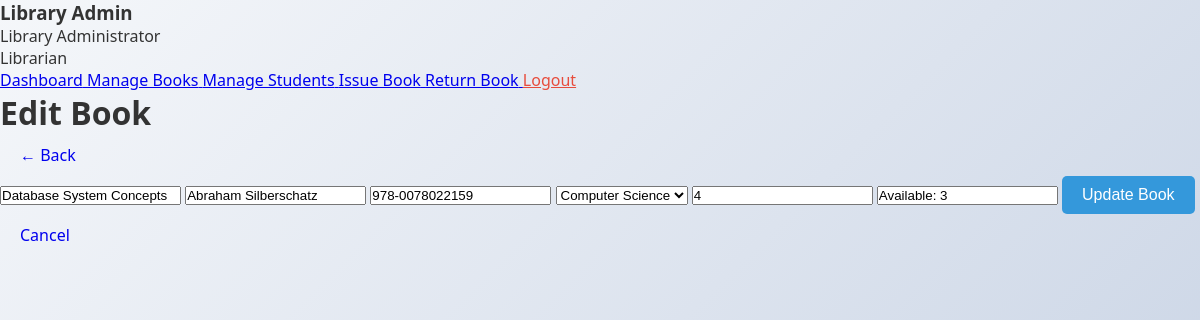
The app's page /admin/edit_book.php?id=3 (signed in), older data.
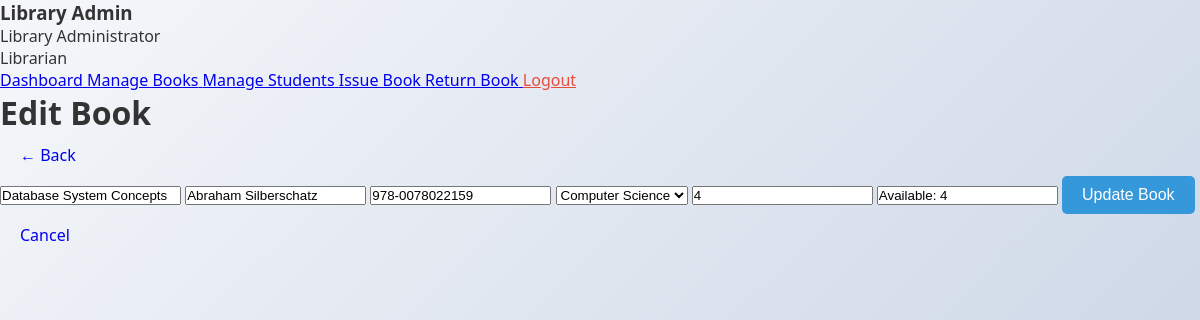
The same page, newer data.
### tables this page shows
CREATE TABLE books (
    id INT AUTO_INCREMENT PRIMARY KEY,
    title VARCHAR(200) NOT NULL,
    author VARCHAR(100) NOT NULL,
    isbn VARCHAR(20) UNIQUE NOT NULL,
    category VARCHAR(50),
    description TEXT,
    total_copies INT DEFAULT 1,
    available_copies INT DEFAULT 1,
    added_date TIMESTAMP DEFAULT CURRENT_TIMESTAMP
);

### admin/edit_book.php (the view, shortened to what this page needs)
<?php
require_once '../config/db.php';
$id = (int)$_GET['id'];
$stmt = mysqli_prepare($conn, "SELECT * FROM books WHERE id=?");
mysqli_stmt_bind_param($stmt, "i", $id);
mysqli_stmt_execute($stmt);
$book = mysqli_fetch_assoc(mysqli_stmt_get_result($stmt));
?>
<!DOCTYPE html>
<html>
<head>
    <link rel="stylesheet" href="../assets/css/style.css">
</head>
<body>
<div class="admin-container">
<?php include '../includes/admin_sidebar.php'; ?>
<div class="main-content">
<h1>Edit Book</h1>
<a href="manage_book.php" class="btn">← Back</a>
<form method="POST">
    <input type="text" name="title" required value="<?= htmlspecialchars($book['title']) ?>">
    <input type="text" name="author" required value="<?= htmlspecialchars($book['author']) ?>">
    <input type="text" name="isbn" required value="<?= htmlspecialchars($book['isbn']) ?>">
    <select name="category">
        <?php
        $cats = ["Computer Science","Mathematics","Physics","Chemistry",
                 "Biology","Fiction","Non-Fiction","Other"];
        foreach ($cats as $c):
        ?>
            <option <?= $book['category']==$c?'selected':'' ?>><?= $c ?></option>
        <?php endforeach; ?>
    </select>
    <input type="number" name="total_copies" min="1"
           value="<?= $book['total_copies'] ?>" required>
    <input type="text" value="Available: <?= $book['available_copies'] ?>" readonly>
    <button class="btn btn-primary">Update Book</button>
    <a href="manage_book.php" class="btn">Cancel</a>
</form>
</div>
</div>
</body>
</html>

Row changes from the older to the newer data that the page shows:
changed books "Database System Concepts": available_copies "Available: 3" → "Available: 4"
